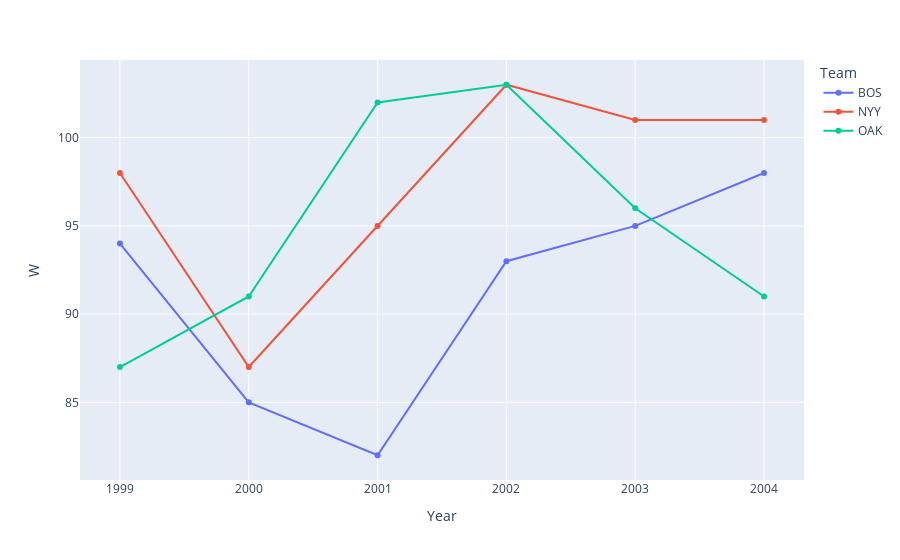

Notebook code cell kept with this figure:
### Markdown cell above
## Line Plots: Visualizing Relationship between 2 Quantitative Variables

### Code cell
# Visualizing Relationships Between Two Quantitative Variables:
# Can use either scatter or line plot 
#If there is an inherent ordering in one of the variables (i.e. time)
## Line plots

teams_to_plot = ["OAK","NYY","BOS"]

baseball_subset = baseball_moneyball[baseball_moneyball["Team"].isin(teams_to_plot)]

#fig = px.scatter(baseball_subset, x='Year', y='W', color='Team')

fig = px.line(baseball_subset, x='Year', y='W', color='Team', markers=True)

fig.show()

### Figure 1 — Plotly figure (JSON) as saved in the notebook; plotly's stock layout.template omitted (floating-point values rounded to 4 significant figures)
{"data": [{"hovertemplate": "Team=BOS<br>Year=%{x}<br>W=%{y}<extra></extra>", "legendgroup": "BOS", "line": {"color": "#636efa", "dash": "solid"}, "marker": {"symbol": "circle"}, "mode": "markers+lines", "name": "BOS", "orientation": "v", "showlegend": true, "type": "scatter", "x": [2004, 2003, 2002, 2001, 2000, 1999], "xaxis": "x", "y": [98, 95, 93, 82, 85, 94], "yaxis": "y"}, {"hovertemplate": "Team=NYY<br>Year=%{x}<br>W=%{y}<extra></extra>", "legendgroup": "NYY", "line": {"color": "#EF553B", "dash": "solid"}, "marker": {"symbol": "circle"}, "mode": "markers+lines", "name": "NYY", "orientation": "v", "showlegend": true, "type": "scatter", "x": [2004, 2003, 2002, 2001, 2000, 1999], "xaxis": "x", "y": [101, 101, 103, 95, 87, 98], "yaxis": "y"}, {"hovertemplate": "Team=OAK<br>Year=%{x}<br>W=%{y}<extra></extra>", "legendgroup": "OAK", "line": {"color": "#00cc96", "dash": "solid"}, "marker": {"symbol": "circle"}, "mode": "markers+lines", "name": "OAK", "orientation": "v", "showlegend": true, "type": "scatter", "x": [2004, 2003, 2002, 2001, 2000, 1999], "xaxis": "x", "y": [91, 96, 103, 102, 91, 87], "yaxis": "y"}], "layout": {"legend": {"title": {"text": "Team"}, "tracegroupgap": 0}, "margin": {"t": 60}, "xaxis": {"anchor": "y", "domain": [0, 1], "title": {"text": "Year"}}, "yaxis": {"anchor": "x", "domain": [0, 1], "title": {"text": "W"}}}}
